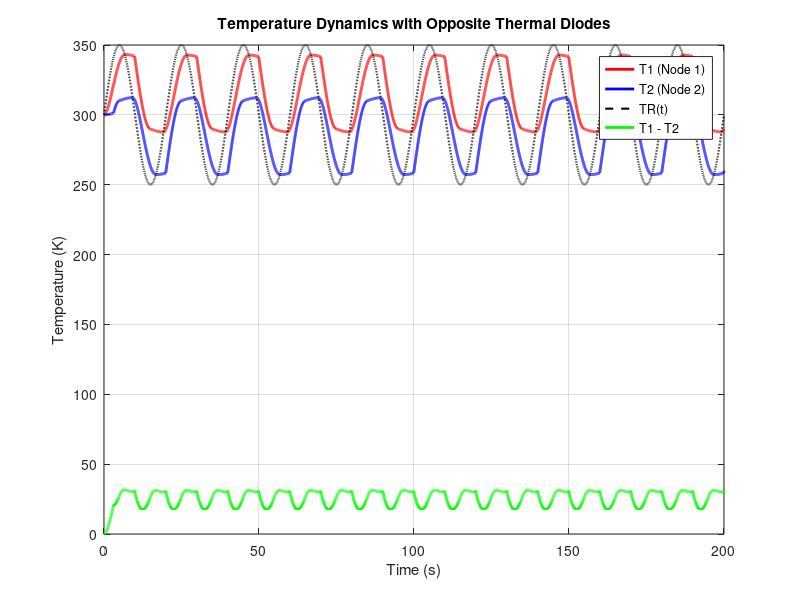

Write the MATLAB code that produced this figure.
%% MATLAB Code to Simulate Temperature Dynamics with Opposite Thermal Diodes
% Simulation parameters
T0 = 300; % Initial temperature of the system (K)
C1 = 10; % Thermal capacitance of node 1 (J/K)
C2 = 10; % Thermal capacitance of node 2 (J/K)
R_forward = 0.2; % Thermal resistance in forward bias (K/W)
R_reverse_high = 5; % Reduced high thermal resistance in reverse bias (K/W)
R_reverse_breakdown = 0.2; % Thermal resistance in reverse breakdown (K/W)
T_breakdown = 40; % Reverse temperature difference for breakdown (K)
dt = 0.01; % Time step (s)
total_time = 200; % Total simulation time (s)

% Parameters for TR(t)
TR_amplitude = 50; % Amplitude of TR oscillation (K)
TR_frequency = 0.05; % Frequency of TR oscillation (Hz)

% Initializing variables
time = 0:dt:total_time;
T1 = zeros(size(time)); % Temperature at node 1 (K)
T2 = zeros(size(time)); % Temperature at node 2 (K)
TR = T0 + TR_amplitude * sin(2 * pi * TR_frequency * time); % External oscillation
T1(1) = T0; % Initial temperature at node 1
T2(1) = T0; % Initial temperature at node 2

% Simulation loop
for i = 2:length(time)
    % Calculate temperature differences for each path
    delta_T1 = TR(i-1) - T1(i-1); % Path TR -> T1
    delta_T2 = T2(i-1) - TR(i-1); % Path TR -> T2 (fixed direction)

    % Determine thermal resistance for TR -> T1 path (positive diode)
    if delta_T1 > 0
        R1 = R_forward; % Forward bias
    elseif abs(delta_T1) < T_breakdown
        R1 = R_reverse_high; % Reverse bias (no breakdown)
    else
        R1 = R_reverse_breakdown; % Reverse breakdown
    end

    % Determine thermal resistance for TR -> T2 path (negative diode)
    if delta_T2 > 0
        R2 = R_forward; % Forward bias
    elseif abs(delta_T2) < T_breakdown
        R2 = R_reverse_high; % Reverse bias (no breakdown)
    else
        R2 = R_reverse_breakdown; % Reverse breakdown
    end

    % Update temperatures using thermal circuit equations
    dT1 = (TR(i-1) - T1(i-1)) / (R1 * C1); % TR to T1
    dT2 = (TR(i-1) - T2(i-1)) / (R2 * C2); % TR to T2

    T1(i) = T1(i-1) + dT1 * dt; % Update T1
    T2(i) = T2(i-1) + dT2 * dt; % Update T2

end

% Calculate T1 - T2 difference
delta_T12 = T1 - T2;

% Plot results
figure;
plot(time, T1, 'r-', 'LineWidth', 2); % Node 1 temperature
hold on;
plot(time, T2, 'b-', 'LineWidth', 2); % Node 2 temperature
plot(time, TR, 'k--', 'LineWidth', 1.5); % External temperature TR(t)
plot(time, delta_T12, 'g-', 'LineWidth', 2); % T1 - T2 difference
hold off;
grid on;
xlabel('Time (s)');
ylabel('Temperature (K)');
legend('T1 (Node 1)', 'T2 (Node 2)', 'TR(t)', 'T1 - T2');
title('Temperature Dynamics with Opposite Thermal Diodes');
